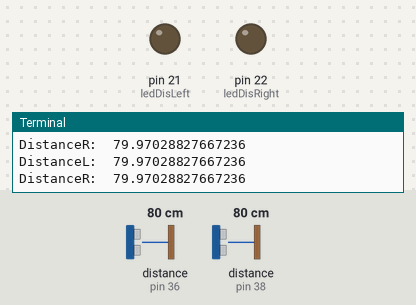
Simulated run of this program. Board: Raspberry Pi (header pin numbers). On the bench: output pins drawn as LEDs (lit = HIGH), the last lines printed to the terminal. The inputs (shaded band) are chosen by the test bench; at power-on: distance to the obstacle (sensors on pin 36, pin 38) 80 cm. The echo pulse lasts 58.3 µs per cm; the clock reads 2024-03-15 10:24:30 at power-on unless the program sets it; pins used as bus, display or sensor lines are not drawn.

Above: at 1.2 s.
1.3 s: distance to the obstacle (sensor on pin 36) set to 22 cm
2.8 s: distance to the obstacle (sensor on pin 36) set to 17 cm
At 3.0 s:
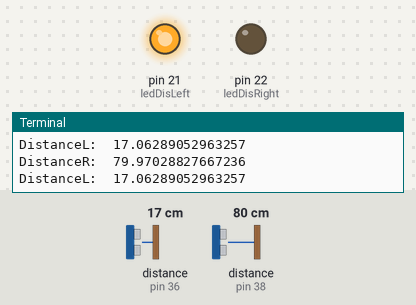
5.8 s: distance to the obstacle (sensor on pin 38) set to 21 cm
8.8 s: distance to the obstacle (sensor on pin 38) set to 17 cm
At 8.96 s:
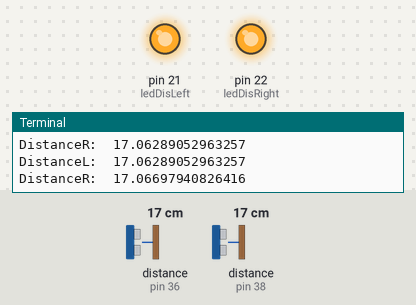
11.8 s: distance to the obstacle (sensor on pin 36) set to 120 cm
At 12.06 s:
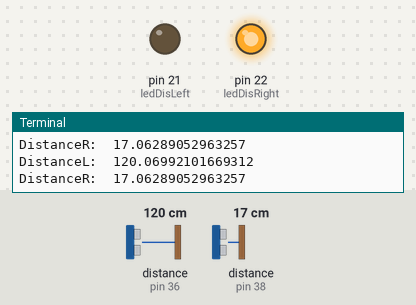
14.8 s: distance to the obstacle (sensor on pin 36) set to 2 cm
At 14.98 s:
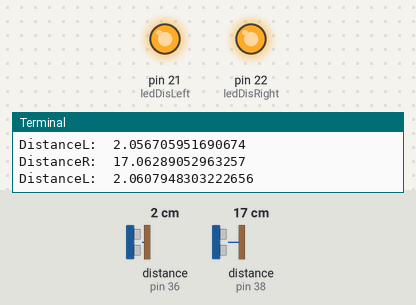
Timing chart, 0 to 17.8 s (numbered marks = the images above; inputs shaded):
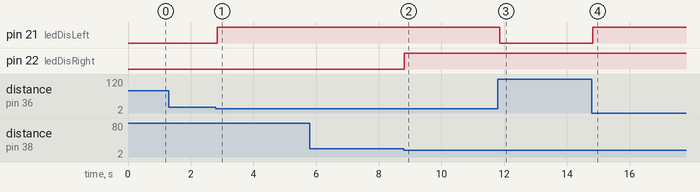

The program:

dou-sw-HC-SR04-gpio.py
```python
import RPi.GPIO as gpio
import sys
import time
from time import sleep
# Setup Global Variable
maxDistance = 20

# Setup GPIO
gpio.setwarnings(True)
gpio.setmode(gpio.BOARD)


# Setup LED
ledDisLeft = 21
ledDisRight = 22
gpio.setup(ledDisRight, gpio.OUT)
gpio.setup(ledDisLeft, gpio.OUT)


# Setup DistanceSensor
echo1 = 38
#echo1 = 15
echo2 = 36
trigger1 = 37
#trigger1 = 16
trigger2 = 35
gpio.setup(trigger1, gpio.OUT)
gpio.setup(trigger2, gpio.OUT)
gpio.setup(echo1, gpio.IN)
gpio.setup(echo2, gpio.IN)

def distanceCalc(pin,tri):
    # set Trigger to HIGH
    gpio.output(tri, True)

    # set Trigger after 0.01ms to LOW
    time.sleep(0.00001)
    gpio.output(tri, False)

    StartTime = time.time()
    StopTime = time.time()

    # save StartTime
    while gpio.input(pin) == 0:
        StartTime = time.time()

    # save time of arrival
    while gpio.input(pin) == 1:
        StopTime = time.time()

    # time difference between start and arrival
    TimeElapsed = StopTime - StartTime
    if TimeElapsed <= 0 :
        TimeElapsed = 1
        print('Time too small')

    # multiply with the sonic speed (34300 cm/s)
    # and divide by 2, because there and back
    distance = (TimeElapsed * 34300) / 2

    if distance > 500:
        distance = 500

    return distance

try:
    gpio.output(ledDisLeft,gpio.LOW)
    gpio.output(ledDisRight,gpio.LOW)
    while True:
        gpio.output(ledDisLeft,gpio.LOW)
        distanceL = distanceCalc(echo2, trigger2)
        print('DistanceL: ', distanceL)
        if distanceL < maxDistance:
            gpio.output(ledDisLeft,gpio.HIGH)

        sleep(0.05)

        gpio.output(ledDisRight,gpio.LOW)
        distanceR = distanceCalc(echo1, trigger1)
        print('DistanceR: ', distanceR)
        if distanceR < maxDistance:
            gpio.output(ledDisRight,gpio.HIGH)

        sleep(0.05)
except:
    print('EXCEPT')
    gpio.cleanup()
```

Measured:
- the behaviour switches between 20 and 19 cm on distance to the obstacle (sensor on pin 36) (found by bisection; images 0 and 1)
- the behaviour switches between 20 and 19 cm on distance to the obstacle (sensor on pin 38) (found by bisection; images 1 and 2)
- after the input at 2.8 s, pin 21 (ledDisLeft): LOW → HIGH at once
- after the input at 8.8 s, pin 22 (ledDisRight): LOW → HIGH at once
- after the input at 11.8 s, pin 21 (ledDisLeft): HIGH → LOW after 0.07 s
- after the input at 14.8 s, pin 21 (ledDisLeft): LOW → HIGH at once
